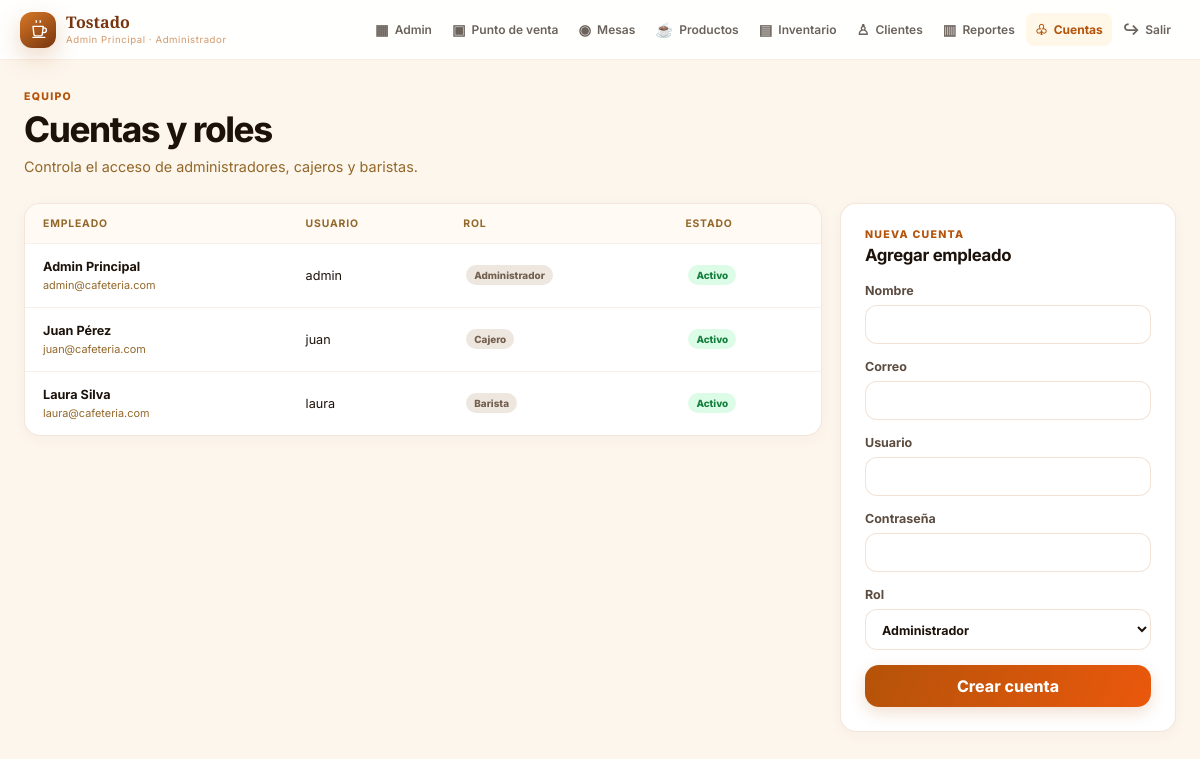
The page /empleados/ (signed in) on the database its author committed.
### cafeteria/models.py (models this page shows, shortened)
class Empleado(models.Model):
    class Rol(models.TextChoices):
        ADMINISTRADOR = "administrador", "Administrador"
        CAJERO = "cajero", "Cajero"
        BARISTA = "barista", "Barista"
    usuario = models.OneToOneField(User, on_delete=models.CASCADE, related_name="empleado")
    nombre = models.CharField(max_length=120)
    rol = models.CharField(max_length=20, choices=Rol.choices)

### cafeteria/views.py (the view, shortened to what this page needs)
# urls.py: path("empleados/", views.empleados, name="empleados"),
@roles_permitidos(ADMIN)
@require_http_methods(["GET", "POST"])
def empleados(request):
    return render(
        request,
        "cafeteria/empleados.html",
        {"empleados": Empleado.objects.select_related("usuario").order_by("nombre")},
    )

### cafeteria/context_processors.py (called while the page is built)
def navegacion(request):
    if not request.user.is_authenticated:
        return {}
    return {
        "empleado_actual": getattr(request.user, "empleado", None),
        "alertas_stock": Insumo.objects.filter(cantidad__lte=models.F("nivel_minimo")).count(),
    }

### templates/cafeteria/empleados.html (shortened to what this page needs)
{% extends "cafeteria/base.html" %}
{% block content %}
<div class="page-heading"><div><span class="eyebrow">Equipo</span><h1>Cuentas y roles</h1><p>Controla el acceso de administradores, cajeros y baristas.</p></div></div>
<div class="content-grid">
  <section class="panel panel--wide"><div class="data-table"><table><thead><tr><th>Empleado</th><th>Usuario</th><th>Rol</th><th>Estado</th></tr></thead><tbody>{% for empleado in empleados %}<tr><td><strong>{{ empleado.nombre }}</strong><small>{{ empleado.usuario.email }}</small></td><td>{{ empleado.usuario.username }}</td><td><span class="badge">{{ empleado.get_rol_display }}</span></td><td>{% if empleado.usuario.is_active %}<span class="badge badge--success">Activo</span>{% else %}<span class="badge">Inactivo</span>{% endif %}</td></tr>{% endfor %}</tbody></table></div></section>
  <aside class="panel"><div class="panel__heading"><div><span class="eyebrow">Nueva cuenta</span><h2>Agregar empleado</h2></div></div><form method="post" class="form-stack">{% csrf_token %}<label>Nombre<input name="nombre" required></label><label>Correo<input type="email" name="email"></label><label>Usuario<input name="usuario" required></label><label>Contraseña<input type="password" name="contrasena" minlength="6" required></label><label>Rol<select name="rol"><option value="administrador">Administrador</option><option value="cajero">Cajero</option><option value="barista">Barista</option></select></label><button class="button" type="submit">Crear cuenta</button></form></aside>
</div>
{% endblock %}

### templates/cafeteria/base.html (shortened to what this page needs)
{% load static %}
<!doctype html>
<html lang="es">
<head>
  <link rel="stylesheet" href="{% static 'cafeteria/app.css' %}?v=5">
</head>
<body>
  {% if user.is_authenticated and empleado_actual %}
    <header class="topbar">
      <a class="brand brand--compact" href="{% url 'admin' %}">
        <span class="brand__mark" aria-hidden="true"></span>
        <span><strong>Tostado</strong><small>{{ empleado_actual.nombre }} · {{ empleado_actual.get_rol_display }}</small></span>
      </a>
      <nav class="main-nav" id="main-nav" aria-label="Navegación principal">
        <a href="{% url 'admin' %}" {% if request.resolver_match.url_name == 'admin' %}aria-current="page"{% endif %}><span aria-hidden="true">▦</span>Admin</a>
        {% if empleado_actual.rol == 'administrador' or empleado_actual.rol == 'cajero' %}
          <a href="{% url 'pos' %}" {% if request.resolver_match.url_name == 'pos' %}aria-current="page"{% endif %}><span aria-hidden="true">▣</span>Punto de venta</a>
        {% endif %}
        <a href="{% url 'mesas' %}" {% if request.resolver_match.url_name == 'mesas' %}aria-current="page"{% endif %}><span aria-hidden="true">◉</span>Mesas</a>
        {% if empleado_actual.rol == 'administrador' %}
          <a href="{% url 'productos' %}" {% if request.resolver_match.url_name == 'productos' %}aria-current="page"{% endif %}><span aria-hidden="true">☕</span>Productos</a>
          <a href="{% url 'inventario' %}" ><span aria-hidden="true">▤</span>Inventario</a>
        {% endif %}
        {% if empleado_actual.rol != 'barista' %}<a href="{% url 'clientes' %}" {% if request.resolver_match.url_name == 'clientes' %}aria-current="page"{% endif %}><span aria-hidden="true">♙</span>Clientes</a>{% endif %}
        {% if empleado_actual.rol == 'administrador' %}
          <a href="{% url 'reportes' %}" {% if request.resolver_match.url_name == 'reportes' %}aria-current="page"{% endif %}><span aria-hidden="true">▥</span>Reportes</a>
          <a href="{% url 'empleados' %}" {% if request.resolver_match.url_name == 'empleados' %}aria-current="page"{% endif %}><span aria-hidden="true">♧</span>Cuentas</a>
        {% endif %}
        <form method="post" action="{% url 'logout' %}">{% csrf_token %}<button class="link-button" type="submit"><span aria-hidden="true">↪</span> Salir</button></form>
      </nav>
    </header>
  {% endif %}
  <main class="{% block main_class %}shell{% endblock %}">
    {% block content %}{% endblock %}
  </main>
</body>
</html>

### rows shown on the page
Empleado: nombre "Admin Principal", rol "Administrador", usuario.email "admin@cafeteria.com", usuario.username "admin", shows "Activo"
Empleado: nombre "Juan Pérez", usuario.email "juan@cafeteria.com", usuario.username "juan", rol "Cajero", shows "Activo"
Empleado: nombre "Laura Silva", usuario.email "laura@cafeteria.com", usuario.username "laura", rol "Barista", shows "Activo"
